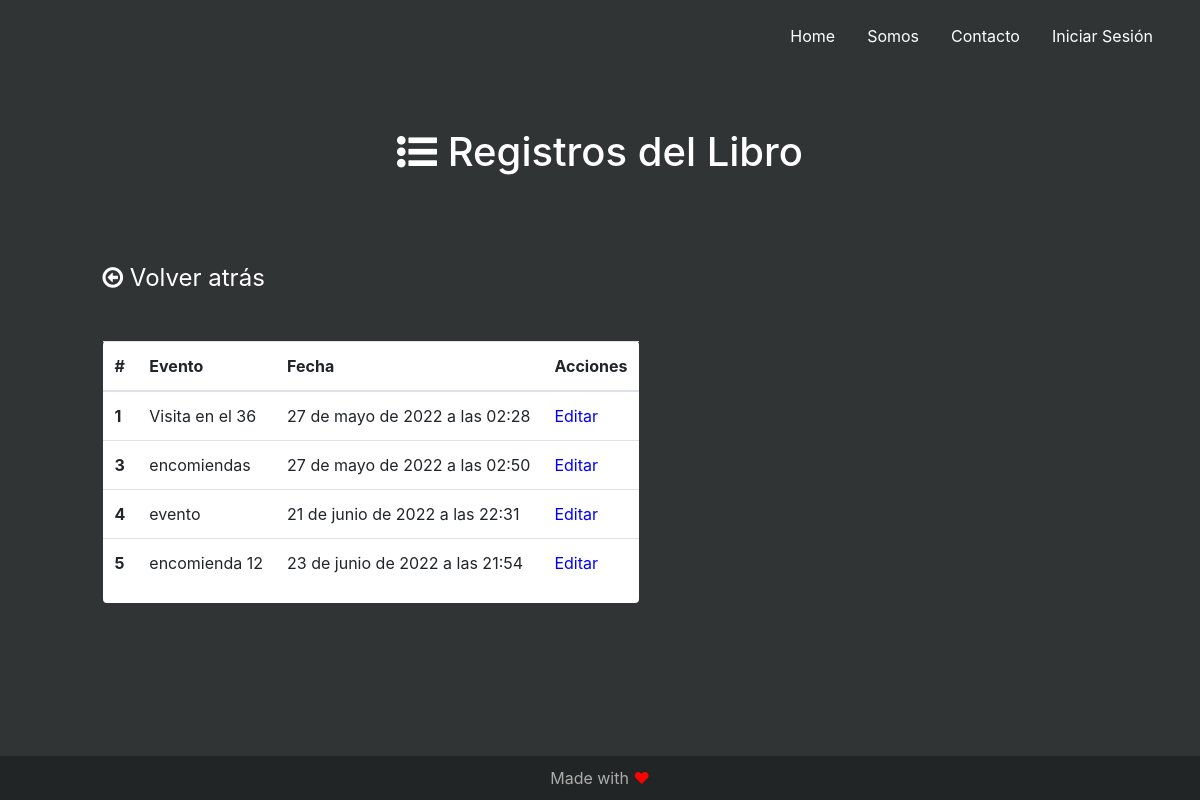
Screenshot of /listar/2 with the database file from the repository.
### core/models.py (models this page shows, shortened)
class EventoLibro(models.Model):
    conserje = models.ForeignKey(Conserje, on_delete=models.CASCADE)
    evento = models.CharField(max_length=500, verbose_name="Evento")
    fecha = models.DateTimeField(auto_now_add=True)
    class Meta:
        verbose_name_plural = "Evento Libro"

### core/views.py (the view)
# urls.py: path('listar/<id>',views.listarEvento, name="listarEvento"),
def listarEvento(request,id):
    eventos = EventoLibro.objects.filter(conserje=id).order_by('fecha')
    datos = {
        'eventos': eventos
    }
    return render(request, 'libro/listar.html', datos)

### core/templates/libro/listar.html (shortened to what this page needs)
{% extends 'core/main.html' %}
{% load bootstrap4 %}
{% block importaciones %}
<link rel='stylesheet' href='https://cdnjs.cloudflare.com/ajax/libs/font-awesome/4.7.0/css/font-awesome.min.css'>
{% endblock %}
{% block content %}
<div class="row">
    <div class="col title">
        <h1 class="w_txt"><i class='fa fa-list-ul'></i> Registros del Libro</h1>
    </div>
</div>
  <br><br><br>
<div class="row">
    <div class="col"></div>
    <div class="col-11">
        <h4><a href="{% url 'conserje' %}" class="goBack float-left"><i class='fa fa-arrow-circle-o-left'></i> Volver atrás</a></h4>
    </div>
</div>
  <br><br>
<div class="row">
    <div class="col"></div>
    <div class="col-10">
        <div class="card">
            <table class="table table-hover">
                <thead>
                  <tr>
                    <th scope="col">#</th>
                    <th scope="col">Evento</th>
                    <th scope="col">Fecha</th>
                    <th scope="col">Acciones</th>
                  </tr>
                </thead>
                <tbody>
                    {% for evento in eventos %}
                    <tr>
                    <th scope="row">{{evento.id}}</th>
                    <td>{{evento.evento}}</td>
                    <td>{{evento.fecha}}</td>
                    <td>
                        <a href="{% url 'editarEvento' evento.id %}" style="color: blue;">Editar</a>
                    </td>
                    </tr>
                    {% endfor %}
                </tbody>
              </table>
        </div>
    </div>
    <div class="col"></div>
</div>
{% endblock %}

### core/static/core/css/main.css (style rules this page uses)
body { background-color: hsl(0, 0%, 98%); }
h1,h2,h3,h4,h5,h6 { color:hsl(0, 0%, 30%); }

### core/static/core/css/estilos.css (style rules this page uses)
* { padding: 0px; }
body { overflow-x: hidden; }
body.bg { background-color: #303435; }
a { color: #FFF; }
.title { text-align: center; margin: 0.5em; }
.w_txt { color: #FFF; }
.card { margin: 0 auto; float:inline-start; margin-bottom: 10px; border: none; }
.goBack { font-weight: 400; }

### rows the page displays
EventoLibro: id "1", evento "Visita en el 36", fecha "27 de mayo de 2022 a las 02:28"
EventoLibro: id "3", evento "encomiendas", fecha "27 de mayo de 2022 a las 02:50"
EventoLibro: id "4", evento "evento", fecha "21 de junio de 2022 a las 22:31"
EventoLibro: id "5", evento "encomienda 12", fecha "23 de junio de 2022 a las 21:54"
